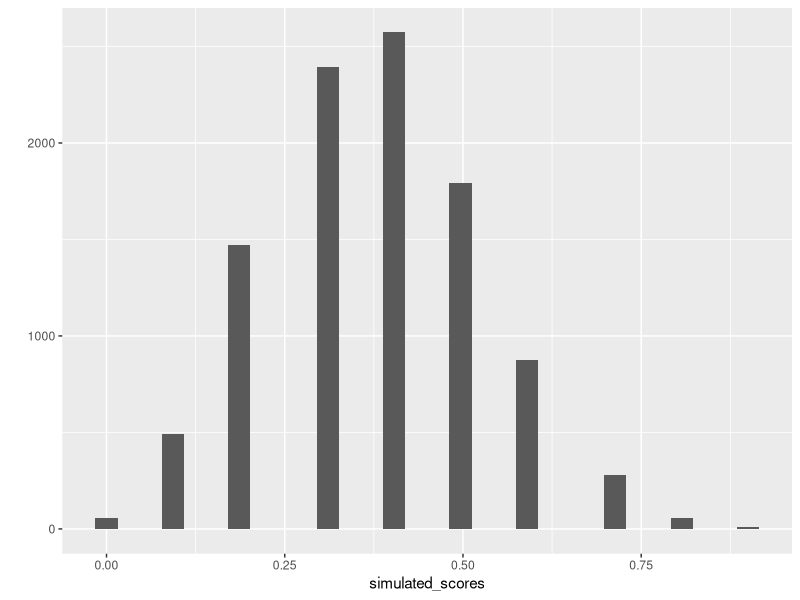

Recreate this plot in R.
## ---- chunk 1
knitr::opts_chunk$set(echo = TRUE)
## ---- chunk 2

binom.test(x = 30,
           n = 50,
           alternative = "greater")


## ---- chunk 3

binom.test(x = 440,
           n = 800,
           alternative = "greater")


## ---- chunk 4

rbinom(n = rep(1,10), size = 1, prob = c(.5,.5,.5,.5,.5,.25,.25,.25,.25,.25))

simulated_test <- replicate(10000, rbinom(n = rep(1,10), size = 1, prob = c(.5,.5,.5,.5,.5,.25,.25,.25,.25,.25)))

simulated_scores <- colSums(simulated_test)/10

library(ggplot2)

qplot(simulated_scores)+ 
  geom_histogram()

length(simulated_scores[simulated_scores> .75])/10000
